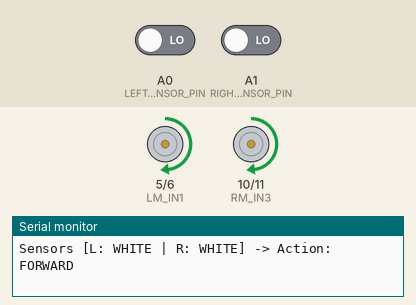
This sketch was run on a simulated Arduino Uno, built with avr-gcc and run on an emulated ATmega328P. On the bench: motor-driver pin pairs drawn as motors (green arrow = first pin HIGH = forward, orange = second pin HIGH = backward, longer = more drive, scaled by the enable pin), the last lines printed to the serial monitor. The test bench sets the inputs (shaded band); at power-on: A0 (LEFT_SENSOR_PIN) LOW, A1 (RIGHT_SENSOR_PIN) LOW.

Above: at 3.1 s.
3.2 s: A0 (LEFT_SENSOR_PIN) driven HIGH
At 3.5 s:
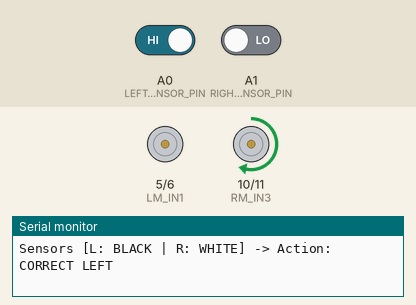
4.7 s: A1 (RIGHT_SENSOR_PIN) driven HIGH
At 5.8 s:
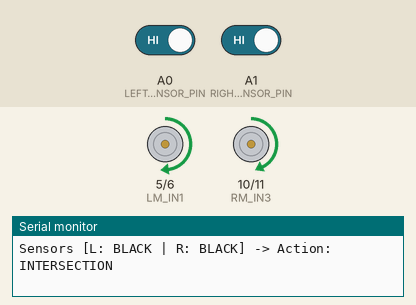
6.2 s: A0 (LEFT_SENSOR_PIN) driven LOW
At 7.0 s:
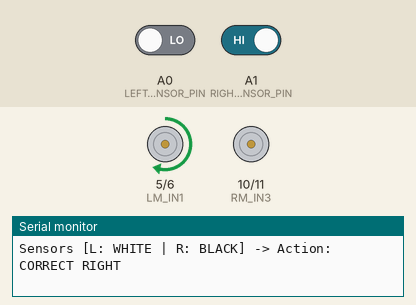
7.7 s: A1 (RIGHT_SENSOR_PIN) driven LOW
At 8.1 s:
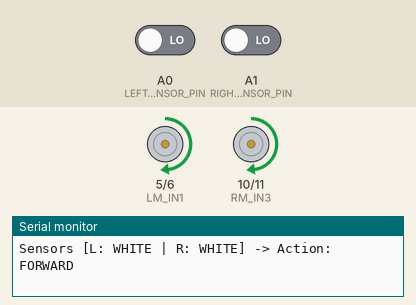
10.7 s: A0 (LEFT_SENSOR_PIN) driven HIGH and A1 (RIGHT_SENSOR_PIN) driven HIGH
At 11.6 s:
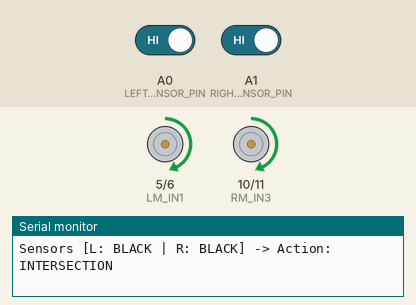
13.7 s: A0 (LEFT_SENSOR_PIN) driven LOW and A1 (RIGHT_SENSOR_PIN) driven LOW
At 15.1 s:
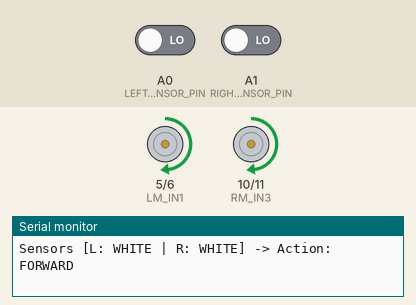
Timing chart, 0 to 16.7 s (numbered marks = the images above; inputs shaded):
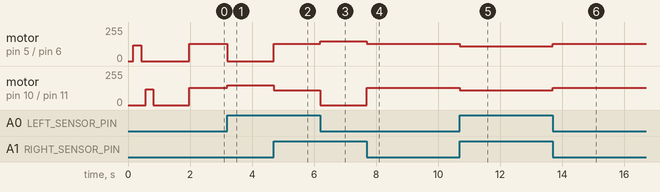

The sketch:

LineFollower.ino
```cpp
/* =========================================================================================
 * Project: Arduino 2WD Line Follower Robot
 * Microcontroller: Arduino Uno (ATmega328P)
 * Motor Driver: Dual H-Bridge L293D
 * Sensors: 2x IR Obstacle / Line Tracking Modules (LM393)
 * Motors: 2x Geared TT BO Motors (Yellow Toy Motors)
 * Power Supply: 13.2V Battery Pack (with PWM voltage/speed limiting)
 *
 * Description:
 * Autonomous differential-drive line tracking robot using two infrared reflectance
 * sensors and an L293D dual H-bridge motor driver. Includes PWM speed regulation to
 * protect 3-6V BO motors against high battery pack voltages (13.2V) and prevent
 * line-overshoot. Features real-time state machine logic and serial diagnostics.
 * ========================================================================================= */

// =========================================================================================
// 1. PIN CONFIGURATION
// =========================================================================================

// IR Sensor Pins (Default: Analog pins used as digital inputs to preserve PWM pins)
const uint8_t LEFT_SENSOR_PIN  = A0;   // Left IR Sensor Digital Output (OUT)
const uint8_t RIGHT_SENSOR_PIN = A1;   // Right IR Sensor Digital Output (OUT)

// Left Motor (Motor A) Driver Pins
const uint8_t LM_IN1 = 5;              // Arduino D5  -> L293D IN1 (Direction / PWM)
const uint8_t LM_IN2 = 6;              // Arduino D6  -> L293D IN2 (Direction / PWM)
const uint8_t LM_ENA = 9;              // Arduino D9  -> L293D ENA (Left Speed PWM)

// Right Motor (Motor B) Driver Pins
const uint8_t RM_IN3 = 10;             // Arduino D10 -> L293D IN3 (Direction / PWM)
const uint8_t RM_IN4 = 11;             // Arduino D11 -> L293D IN4 (Direction / PWM)
const uint8_t RM_ENB = 3;              // Arduino D3  -> L293D ENB (Right Speed PWM)

// =========================================================================================
// 2. HARDWARE & OPERATING MODES
// =========================================================================================

/**
 * MOTOR_DRIVER_HAS_EN_PINS:
 * - Set to TRUE if using dedicated ENA and ENB pins connected to Arduino PWM pins (9 & 3).
 * - Set to FALSE if ENA/ENB jumpers are permanently hardwired to 5V on the L293D board.
 *   In FALSE mode, PWM speed control is applied directly to IN1-IN4.
 */
#ifndef MOTOR_DRIVER_HAS_EN_PINS
#define MOTOR_DRIVER_HAS_EN_PINS true
#endif

/**
 * SENSOR LOGIC CONFIGURATION:
 * Most LM393 IR modules output:
 * - LOW (0) when detecting a reflective white surface (IR reflected).
 * - HIGH (1) when detecting a non-reflective black line (IR absorbed).
 * If your sensor outputs the opposite, toggle this value to LOW.
 */
#ifndef BLACK_LINE_LOGIC
#define BLACK_LINE_LOGIC HIGH
#endif
#define WHITE_SURFACE_LOGIC (!BLACK_LINE_LOGIC)

/**
 * SERIAL DEBUGGING:
 * Set to true to view real-time sensor readings and motor decisions in Serial Monitor.
 * Set to false during competition or standalone runs for maximum loop execution speed.
 */
#define DEBUG_MODE true
#define SERIAL_BAUD 9600

// =========================================================================================
// 3. SPEED & VOLTAGE MANAGEMENT (CRITICAL FOR 13.2V BATTERY)
// =========================================================================================
/**
 * ⚠️ IMPORTANT NOTE REGARDING 13.2V BATTERY:
 * Yellow BO motors are rated for 3V to 6V DC (absolute max ~9V).
 * The L293D incurs an internal transistor drop of approximately 1.5V - 2.0V.
 * To keep the effective motor voltage within the safe 4.5V - 6.0V range and prevent
 * violent overspeeding or stripping plastic gears:
 * - PWM values are scaled (0 - 255).
 * - Target duty cycle: ~45% - 60% (PWM 110 - 150).
 */
const uint8_t BASE_SPEED   = 130;      // Cruising speed on straight track (0-255)
const uint8_t TURN_SPEED   = 150;      // Speed of outer wheel when correcting a drift
const uint8_t PIVOT_SPEED  = 120;      // Speed during tight differential pivot turns
const uint8_t MIN_SPEED    = 80;       // Minimum PWM duty cycle to overcome motor stall

// Track last known turn direction for edge recovery (0: Straight, 1: Left, 2: Right)
uint8_t lastKnownTurn = 0;

// Telemetry timer to prevent serial flooding
unsigned long lastTelemetryTime = 0;
const unsigned long TELEMETRY_INTERVAL_MS = 150;

// =========================================================================================
// 4. FUNCTION DECLARATIONS
// =========================================================================================
void setMotorSpeed(uint8_t leftSpeed, uint8_t rightSpeed);
void moveForward(uint8_t speed);
void smoothTurnLeft(uint8_t speed);
void smoothTurnRight(uint8_t speed);
void pivotLeft(uint8_t speed);
void pivotRight(uint8_t speed);
void stopMotors();
void runDiagnostics();

// =========================================================================================
// 5. SETUP
// =========================================================================================
void setup() {
  // Initialize IR Sensor pins
  pinMode(LEFT_SENSOR_PIN, INPUT);
  pinMode(RIGHT_SENSOR_PIN, INPUT);

  // Initialize Motor Driver Control pins
  pinMode(LM_IN1, OUTPUT);
  pinMode(LM_IN2, OUTPUT);
  pinMode(RM_IN3, OUTPUT);
  pinMode(RM_IN4, OUTPUT);

#if MOTOR_DRIVER_HAS_EN_PINS
  pinMode(LM_ENA, OUTPUT);
  pinMode(RM_ENB, OUTPUT);
#endif

  // Ensure motors start safely in OFF state
  stopMotors();

  if (DEBUG_MODE) {
    Serial.begin(SERIAL_BAUD);
    Serial.println(F("========================================"));
    Serial.println(F("  ARDUINO 2WD LINE FOLLOWER ROBOT"));
    Serial.println(F("  Motor Driver: L293D | Battery: 13.2V"));
    Serial.println(F("========================================"));
    Serial.println(F("[SYSTEM] Running motor startup check..."));
    runDiagnostics();
    Serial.println(F("[SYSTEM] Ready! Place robot on track."));
  }

  // Brief stabilization delay before autonomous navigation begins
  delay(1000);
}

// =========================================================================================
// 6. MAIN CONTROL LOOP
// =========================================================================================
void loop() {
  // Read sensor inputs (Active HIGH for Black Line by default)
  int leftVal  = digitalRead(LEFT_SENSOR_PIN);
  int rightVal = digitalRead(RIGHT_SENSOR_PIN);

  bool leftOnLine  = (leftVal == BLACK_LINE_LOGIC);
  bool rightOnLine = (rightVal == BLACK_LINE_LOGIC);

  /*
   * DECISION TRUTH TABLE:
   * ---------------------------------------------------------------------------------
   * Left Sensor | Right Sensor | Condition                    | Action Taken
   * ---------------------------------------------------------------------------------
   * 0 (White)   | 0 (White)    | Robot is centered on line    | Move Forward
   * 1 (Black)   | 0 (White)    | Robot drifted to the right   | Turn Left (realign)
   * 0 (White)   | 1 (Black)    | Robot drifted to the left    | Turn Right (realign)
   * 1 (Black)   | 1 (Black)    | Intersection / T-junction    | Custom (Move Forward / Stop)
   * ---------------------------------------------------------------------------------
   */

  if (!leftOnLine && !rightOnLine) {
    // Both sensors detect white: Line is centered between the two sensors
    moveForward(BASE_SPEED);
    lastKnownTurn = 0;

  } else if (leftOnLine && !rightOnLine) {
    // Left sensor triggered: Robot is deviating right -> Turn Left
    smoothTurnLeft(TURN_SPEED);
    lastKnownTurn = 1;

  } else if (!leftOnLine && rightOnLine) {
    // Right sensor triggered: Robot is deviating left -> Turn Right
    smoothTurnRight(TURN_SPEED);
    lastKnownTurn = 2;

  } else {
    // Both sensors detect black (T-junction, crossroad, or end of line)
    // Option A: Stop at end line
    // Option B: Continue forward to cross intersection
    moveForward(BASE_SPEED - 20); // Continue forward cautiously
  }

  // Periodic Serial telemetry
  if (DEBUG_MODE && (millis() - lastTelemetryTime >= TELEMETRY_INTERVAL_MS)) {
    lastTelemetryTime = millis();
    Serial.print(F("Sensors [L: "));
    Serial.print(leftOnLine ? F("BLACK") : F("WHITE"));
    Serial.print(F(" | R: "));
    Serial.print(rightOnLine ? F("BLACK") : F("WHITE"));
    Serial.print(F("] -> Action: "));

    if (!leftOnLine && !rightOnLine)      Serial.println(F("FORWARD"));
    else if (leftOnLine && !rightOnLine)  Serial.println(F("CORRECT LEFT"));
    else if (!leftOnLine && rightOnLine)  Serial.println(F("CORRECT RIGHT"));
    else                                  Serial.println(F("INTERSECTION"));
  }
}

// =========================================================================================
// 7. MOTOR CONTROL PRIMITIVES
// =========================================================================================

/**
 * Drive both motors forward at specified speed.
 */
void moveForward(uint8_t speed) {
#if MOTOR_DRIVER_HAS_EN_PINS
  digitalWrite(LM_IN1, HIGH);
  digitalWrite(LM_IN2, LOW);
  digitalWrite(RM_IN3, HIGH);
  digitalWrite(RM_IN4, LOW);
  analogWrite(LM_ENA, speed);
  analogWrite(RM_ENB, speed);
#else
  analogWrite(LM_IN1, speed);
  digitalWrite(LM_IN2, LOW);
  analogWrite(RM_IN3, speed);
  digitalWrite(RM_IN4, LOW);
#endif
}

/**
 * Smooth Left Correction:
 * Slow down or idle the left inner wheel while running the right outer wheel forward.
 */
void smoothTurnLeft(uint8_t speed) {
#if MOTOR_DRIVER_HAS_EN_PINS
  digitalWrite(LM_IN1, LOW);
  digitalWrite(LM_IN2, LOW);
  digitalWrite(RM_IN3, HIGH);
  digitalWrite(RM_IN4, LOW);
  analogWrite(LM_ENA, 0);
  analogWrite(RM_ENB, speed);
#else
  digitalWrite(LM_IN1, LOW);
  digitalWrite(LM_IN2, LOW);
  analogWrite(RM_IN3, speed);
  digitalWrite(RM_IN4, LOW);
#endif
}

/**
 * Smooth Right Correction:
 * Slow down or idle the right inner wheel while running the left outer wheel forward.
 */
void smoothTurnRight(uint8_t speed) {
#if MOTOR_DRIVER_HAS_EN_PINS
  digitalWrite(LM_IN1, HIGH);
  digitalWrite(LM_IN2, LOW);
  digitalWrite(RM_IN3, LOW);
  digitalWrite(RM_IN4, LOW);
  analogWrite(LM_ENA, speed);
  analogWrite(RM_ENB, 0);
#else
  analogWrite(LM_IN1, speed);
  digitalWrite(LM_IN2, LOW);
  digitalWrite(RM_IN3, LOW);
  digitalWrite(RM_IN4, LOW);
#endif
}

/**
 * Sharp Pivot Left:
 * Left wheel spins backward, Right wheel spins forward (zero-radius spin).
 */
void pivotLeft(uint8_t speed) {
#if MOTOR_DRIVER_HAS_EN_PINS
  digitalWrite(LM_IN1, LOW);
  digitalWrite(LM_IN2, HIGH);
  digitalWrite(RM_IN3, HIGH);
  digitalWrite(RM_IN4, LOW);
  analogWrite(LM_ENA, speed);
  analogWrite(RM_ENB, speed);
#else
  digitalWrite(LM_IN1, LOW);
  analogWrite(LM_IN2, speed);
  analogWrite(RM_IN3, speed);
  digitalWrite(RM_IN4, LOW);
#endif
}

/**
 * Sharp Pivot Right:
 * Left wheel spins forward, Right wheel spins backward (zero-radius spin).
 */
void pivotRight(uint8_t speed) {
#if MOTOR_DRIVER_HAS_EN_PINS
  digitalWrite(LM_IN1, HIGH);
  digitalWrite(LM_IN2, LOW);
  digitalWrite(RM_IN3, LOW);
  digitalWrite(RM_IN4, HIGH);
  analogWrite(LM_ENA, speed);
  analogWrite(RM_ENB, speed);
#else
  analogWrite(LM_IN1, speed);
  digitalWrite(LM_IN2, LOW);
  digitalWrite(RM_IN3, LOW);
  analogWrite(RM_IN4, speed);
#endif
}

/**
 * Emergency Stop / Brake:
 * Both motors powered down.
 */
void stopMotors() {
  digitalWrite(LM_IN1, LOW);
  digitalWrite(LM_IN2, LOW);
  digitalWrite(RM_IN3, LOW);
  digitalWrite(RM_IN4, LOW);

#if MOTOR_DRIVER_HAS_EN_PINS
  analogWrite(LM_ENA, 0);
  analogWrite(RM_ENB, 0);
#endif
}

/**
 * Motor Diagnostics Test (executed briefly on startup in DEBUG_MODE).
 * Verifies motor wiring and direction.
 */
void runDiagnostics() {
  Serial.println(F("[TEST] Left wheel pulse..."));
  smoothTurnRight(120); // Left wheel only
  delay(250);
  stopMotors();
  delay(150);

  Serial.println(F("[TEST] Right wheel pulse..."));
  smoothTurnLeft(120);  // Right wheel only
  delay(250);
  stopMotors();
  delay(150);
  Serial.println(F("[TEST] Diagnostic complete."));
}
```

Measured:
- after the input at 3.2 s, motor on pin 5 (LM_IN1) / pin 6 (LM_IN2): forward 130/255 → stopped at once; motor on pin 10 (RM_IN3) / pin 11 (RM_IN4): forward 130/255 → forward 150/255 at once
- after the input at 4.7 s, motor on pin 5 (LM_IN1) / pin 6 (LM_IN2): stopped → forward 130/255 at once; motor on pin 10 (RM_IN3) / pin 11 (RM_IN4): forward 150/255 → forward 110/255 at once
- after the input at 6.2 s, motor on pin 5 (LM_IN1) / pin 6 (LM_IN2): forward 130/255 → forward 150/255 at once; motor on pin 10 (RM_IN3) / pin 11 (RM_IN4): forward 110/255 → stopped at once
- after the input at 7.7 s, motor on pin 5 (LM_IN1) / pin 6 (LM_IN2): forward 150/255 → forward 130/255 at once; motor on pin 10 (RM_IN3) / pin 11 (RM_IN4): stopped → forward 130/255 at once
- after the input at 10.7 s, motor on pin 5 (LM_IN1) / pin 6 (LM_IN2), motor on pin 10 (RM_IN3) / pin 11 (RM_IN4): forward 130/255 → forward 110/255 at once
- after the input at 13.7 s, motor on pin 5 (LM_IN1) / pin 6 (LM_IN2), motor on pin 10 (RM_IN3) / pin 11 (RM_IN4): forward 110/255 → forward 130/255 at once
